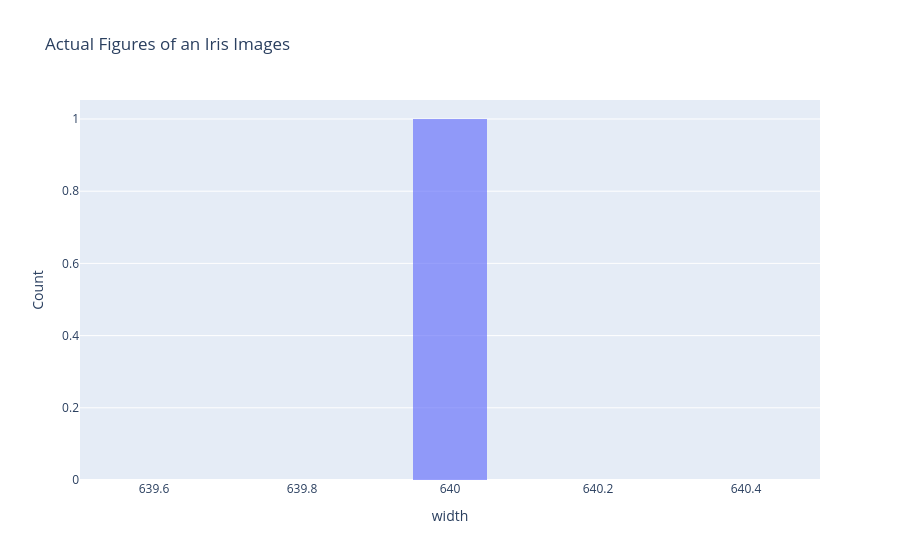

Write notebook code for a chart like this one.
### Markdown cell above
### Plotting a Hostogram

### Code cell
## take width and height
width = []
#Heights = []

img = Image.open(img_path)
w,h=img.size
width.append(w)
#Heights.append(h)

#for root, dirs, files in os.walk(data_folder):
    #for file in files:
    #    if file.lower().endswith(".jpg"):
   #         img_path = os.path.join(root, file)
   #         images.append(os.path.join(root, file))

fig = px.histogram(x=width, title = 'Actual Figures of an Iris Images',
                   labels={'x': 'width'},opacity=0.65)
#fiimage_widths = 
#image_sizes = go.Scatter(mode='lines',line=dict(color='black'))
#fig.add_trace(go.Scatter(min[Widhts], max[Widths]

## Adding a trace to the histplot
fig.update_layout(
    xaxis_title='width',
    yaxis_title='Count',
   # title='Actual Figures of an Iris Images',
    bargap=0.9
)
fig.show()

### Figure 1 — Plotly figure (JSON) as saved in the notebook; plotly's stock layout.template omitted (floating-point values rounded to 4 significant figures)
{"data": [{"alignmentgroup": "True", "bingroup": "x", "hovertemplate": "width=%{x}<br>count=%{y}<extra></extra>", "legendgroup": "", "marker": {"color": "#636efa", "opacity": 0.65, "pattern": {"shape": ""}}, "name": "", "offsetgroup": "", "orientation": "v", "showlegend": false, "type": "histogram", "x": [640], "xaxis": "x", "yaxis": "y"}], "layout": {"autosize": true, "bargap": 0.9, "barmode": "relative", "legend": {"tracegroupgap": 0}, "title": {"text": "Actual Figures of an Iris Images"}, "xaxis": {"anchor": "y", "autorange": true, "domain": [0, 1], "range": [639.5, 640.5], "title": {"text": "width"}, "type": "linear"}, "yaxis": {"anchor": "x", "autorange": true, "domain": [0, 1], "range": [0, 1.053], "title": {"text": "Count"}}}}
